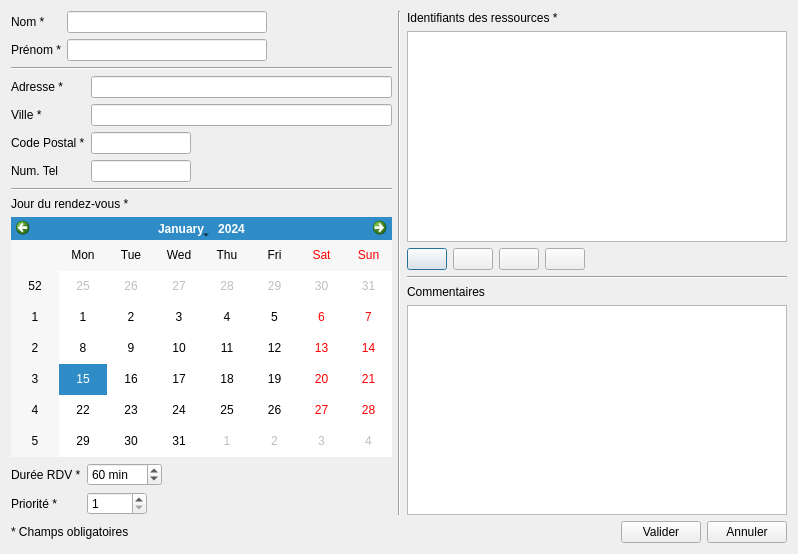
<?xml version="1.0" encoding="UTF-8"?>
<ui version="4.0">
 <class>AddClientDialog</class>
 <widget class="QDialog" name="AddClientDialog">
  <property name="geometry">
   <rect>
    <x>0</x>
    <y>0</y>
    <width>798</width>
    <height>554</height>
   </rect>
  </property>
  <property name="windowTitle">
   <string>Ajouter client</string>
  </property>
  <layout class="QGridLayout" name="gridLayout">
   <item row="0" column="0">
    <layout class="QVBoxLayout" name="verticalLayout_5">
     <item>
      <layout class="QFormLayout" name="nameLayout">
       <item row="0" column="0">
        <widget class="QLabel" name="nameLabel">
         <property name="text">
          <string>Nom *</string>
         </property>
        </widget>
       </item>
       <item row="0" column="1">
        <widget class="QLineEdit" name="nameLineEdit">
         <property name="maximumSize">
          <size>
           <width>200</width>
           <height>16777215</height>
          </size>
         </property>
         <property name="toolTip">
          <string>Doit commencer par une majuscule</string>
         </property>
         <property name="inputMethodHints">
          <set>Qt::ImhLatinOnly</set>
         </property>
         <property name="echoMode">
          <enum>QLineEdit::Normal</enum>
         </property>
        </widget>
       </item>
       <item row="1" column="0">
        <widget class="QLabel" name="firstNameLabel">
         <property name="text">
          <string>Prénom *</string>
         </property>
        </widget>
       </item>
       <item row="1" column="1">
        <widget class="QLineEdit" name="firstNameLineEdit">
         <property name="maximumSize">
          <size>
           <width>200</width>
           <height>16777215</height>
          </size>
         </property>
         <property name="toolTip">
          <string>Doit commencer par une majuscule</string>
         </property>
         <property name="inputMethodHints">
          <set>Qt::ImhLatinOnly</set>
         </property>
        </widget>
       </item>
      </layout>
     </item>
     <item>
      <widget class="Line" name="line">
       <property name="orientation">
        <enum>Qt::Horizontal</enum>
       </property>
      </widget>
     </item>
     <item>
      <layout class="QFormLayout" name="addressLayout">
       <item row="0" column="0">
        <widget class="QLabel" name="addressLabel">
         <property name="text">
          <string>Adresse *</string>
         </property>
        </widget>
       </item>
       <item row="0" column="1">
        <widget class="QLineEdit" name="addressLineEdit">
         <property name="maximumSize">
          <size>
           <width>400</width>
           <height>16777215</height>
          </size>
         </property>
         <property name="toolTip">
          <string>Adresse</string>
         </property>
        </widget>
       </item>
       <item row="1" column="0">
        <widget class="QLabel" name="cityLabel">
         <property name="text">
          <string>Ville *</string>
         </property>
        </widget>
       </item>
       <item row="1" column="1">
        <widget class="QLineEdit" name="cityLineEdit">
         <property name="maximumSize">
          <size>
           <width>400</width>
           <height>16777215</height>
          </size>
         </property>
         <property name="toolTip">
          <string>Doit commencer par une majuscule</string>
         </property>
         <property name="inputMethodHints">
          <set>Qt::ImhLatinOnly</set>
         </property>
        </widget>
       </item>
       <item row="2" column="0">
        <widget class="QLabel" name="postalCodeLabel">
         <property name="text">
          <string>Code Postal *</string>
         </property>
        </widget>
       </item>
       <item row="2" column="1">
        <widget class="QLineEdit" name="postalCodeLineEdit">
         <property name="maximumSize">
          <size>
           <width>100</width>
           <height>16777215</height>
          </size>
         </property>
         <property name="toolTip">
          <string>Code postal au format français</string>
         </property>
         <property name="inputMethodHints">
          <set>Qt::ImhDigitsOnly</set>
         </property>
         <property name="maxLength">
          <number>999999</number>
         </property>
        </widget>
       </item>
       <item row="3" column="0">
        <widget class="QLabel" name="phoneNumLabel">
         <property name="text">
          <string>Num. Tel</string>
         </property>
        </widget>
       </item>
       <item row="3" column="1">
        <widget class="QLineEdit" name="phoneNumLineEdit">
         <property name="maximumSize">
          <size>
           <width>100</width>
           <height>16777215</height>
          </size>
         </property>
         <property name="toolTip">
          <string>Numéro de téléphone au format français</string>
         </property>
        </widget>
       </item>
      </layout>
     </item>
     <item>
      <widget class="Line" name="line_3">
       <property name="orientation">
        <enum>Qt::Horizontal</enum>
       </property>
      </widget>
     </item>
     <item>
      <layout class="QVBoxLayout" name="rdvLayout">
       <item>
        <widget class="QLabel" name="rdvDayLabel">
         <property name="text">
          <string>Jour du rendez-vous *</string>
         </property>
        </widget>
       </item>
       <item>
        <widget class="QCalendarWidget" name="appointmentDayCalendar">
         <property name="toolTip">
          <string>Sélectionnez le jour du RDV</string>
         </property>
         <property name="minimumDate">
          <date>
           <year>1752</year>
           <month>9</month>
           <day>15</day>
          </date>
         </property>
        </widget>
       </item>
       <item>
        <layout class="QFormLayout" name="formLayout_3">
         <item row="1" column="0">
          <widget class="QLabel" name="priorityLabel">
           <property name="text">
            <string>Priorité *</string>
           </property>
          </widget>
         </item>
         <item row="1" column="1">
          <widget class="QSpinBox" name="prioritySpinBox">
           <property name="maximumSize">
            <size>
             <width>60</width>
             <height>16777215</height>
            </size>
           </property>
           <property name="toolTip">
            <string>Priorité du RDV</string>
           </property>
           <property name="minimum">
            <number>1</number>
           </property>
           <property name="maximum">
            <number>5</number>
           </property>
           <property name="value">
            <number>1</number>
           </property>
          </widget>
         </item>
         <item row="0" column="0">
          <widget class="QLabel" name="rdvDuration">
           <property name="text">
            <string>Durée RDV *</string>
           </property>
          </widget>
         </item>
         <item row="0" column="1">
          <widget class="QSpinBox" name="rdvDurationSpinBox">
           <property name="minimumSize">
            <size>
             <width>0</width>
             <height>0</height>
            </size>
           </property>
           <property name="maximumSize">
            <size>
             <width>75</width>
             <height>16777215</height>
            </size>
           </property>
           <property name="toolTip">
            <string>Durée du RDV</string>
           </property>
           <property name="suffix">
            <string> min</string>
           </property>
           <property name="maximum">
            <number>1440</number>
           </property>
           <property name="value">
            <number>60</number>
           </property>
          </widget>
         </item>
        </layout>
       </item>
      </layout>
     </item>
    </layout>
   </item>
   <item row="0" column="2">
    <layout class="QVBoxLayout" name="verticalLayout_6">
     <item>
      <widget class="QLabel" name="listLabel">
       <property name="text">
        <string>Identifiants des ressources *</string>
       </property>
      </widget>
     </item>
     <item>
      <widget class="QListView" name="resourcesListView"/>
     </item>
     <item>
      <layout class="QHBoxLayout" name="horizontalLayout_2">
       <item>
        <widget class="QPushButton" name="addResourcesButton">
         <property name="toolTip">
          <string>Ajouter des ressources dans la liste</string>
         </property>
         <property name="text">
          <string/>
         </property>
         <property name="icon">
          <iconset resource="ressources.qrc">
           <normaloff>:/add</normaloff>:/add</iconset>
         </property>
        </widget>
       </item>
       <item>
        <widget class="QPushButton" name="moveUpRessourcesButton">
         <property name="toolTip">
          <string>Remonter la ressource dans la liste</string>
         </property>
         <property name="text">
          <string/>
         </property>
         <property name="icon">
          <iconset resource="ressources.qrc">
           <normaloff>:/moveDown</normaloff>:/moveDown</iconset>
         </property>
        </widget>
       </item>
       <item>
        <widget class="QPushButton" name="moveDownRessourcesButton">
         <property name="toolTip">
          <string>Redescendre la ressource dans la liste</string>
         </property>
         <property name="text">
          <string/>
         </property>
         <property name="icon">
          <iconset resource="ressources.qrc">
           <normaloff>:/moveUp</normaloff>:/moveUp</iconset>
         </property>
        </widget>
       </item>
       <item>
        <widget class="QPushButton" name="deleteRessourcesButton">
         <property name="toolTip">
          <string>Supprimer la ressource de la liste</string>
         </property>
         <property name="text">
          <string/>
         </property>
         <property name="icon">
          <iconset resource="ressources.qrc">
           <normaloff>:/delete</normaloff>:/delete</iconset>
         </property>
        </widget>
       </item>
       <item>
        <spacer name="horizontalSpacer_2">
         <property name="orientation">
          <enum>Qt::Horizontal</enum>
         </property>
         <property name="sizeHint" stdset="0">
          <size>
           <width>40</width>
           <height>20</height>
          </size>
         </property>
        </spacer>
       </item>
      </layout>
     </item>
     <item>
      <widget class="Line" name="line_2">
       <property name="orientation">
        <enum>Qt::Horizontal</enum>
       </property>
      </widget>
     </item>
     <item>
      <widget class="QLabel" name="commentsLabel">
       <property name="text">
        <string>Commentaires</string>
       </property>
      </widget>
     </item>
     <item>
      <widget class="QTextEdit" name="commentTextEdit"/>
     </item>
    </layout>
   </item>
   <item row="0" column="1">
    <widget class="Line" name="line_4">
     <property name="orientation">
      <enum>Qt::Vertical</enum>
     </property>
    </widget>
   </item>
   <item row="1" column="2">
    <layout class="QHBoxLayout" name="horizontalLayout">
     <item>
      <spacer name="horizontalSpacer">
       <property name="orientation">
        <enum>Qt::Horizontal</enum>
       </property>
       <property name="sizeHint" stdset="0">
        <size>
         <width>40</width>
         <height>20</height>
        </size>
       </property>
      </spacer>
     </item>
     <item>
      <widget class="QPushButton" name="okButton">
       <property name="toolTip">
        <string>Valider l'ajout du client</string>
       </property>
       <property name="text">
        <string>Valider</string>
       </property>
      </widget>
     </item>
     <item>
      <widget class="QPushButton" name="cancelButton">
       <property name="toolTip">
        <string>Annuler l'ajout du client</string>
       </property>
       <property name="text">
        <string>Annuler</string>
       </property>
      </widget>
     </item>
    </layout>
   </item>
   <item row="1" column="0">
    <widget class="QLabel" name="compulsoryInputsLabel">
     <property name="text">
      <string>* Champs obligatoires</string>
     </property>
    </widget>
   </item>
  </layout>
 </widget>
 <tabstops>
  <tabstop>nameLineEdit</tabstop>
  <tabstop>firstNameLineEdit</tabstop>
  <tabstop>addressLineEdit</tabstop>
  <tabstop>cityLineEdit</tabstop>
  <tabstop>postalCodeLineEdit</tabstop>
  <tabstop>phoneNumLineEdit</tabstop>
  <tabstop>appointmentDayCalendar</tabstop>
  <tabstop>rdvDurationSpinBox</tabstop>
  <tabstop>prioritySpinBox</tabstop>
  <tabstop>resourcesListView</tabstop>
  <tabstop>addResourcesButton</tabstop>
  <tabstop>moveUpRessourcesButton</tabstop>
  <tabstop>moveDownRessourcesButton</tabstop>
  <tabstop>deleteRessourcesButton</tabstop>
  <tabstop>commentTextEdit</tabstop>
  <tabstop>okButton</tabstop>
  <tabstop>cancelButton</tabstop>
 </tabstops>
 <resources>
  <include location="ressources.qrc"/>
 </resources>
 <connections>
  <connection>
   <sender>okButton</sender>
   <signal>clicked()</signal>
   <receiver>AddClientDialog</receiver>
   <slot>checkBeforeSubmit()</slot>
   <hints>
    <hint type="sourcelabel">
     <x>785</x>
     <y>541</y>
    </hint>
    <hint type="destinationlabel">
     <x>374</x>
     <y>454</y>
    </hint>
   </hints>
  </connection>
  <connection>
   <sender>cancelButton</sender>
   <signal>clicked()</signal>
   <receiver>AddClientDialog</receiver>
   <slot>reject()</slot>
   <hints>
    <hint type="sourcelabel">
     <x>698</x>
     <y>541</y>
    </hint>
    <hint type="destinationlabel">
     <x>199</x>
     <y>149</y>
    </hint>
   </hints>
  </connection>
  <connection>
   <sender>addResourcesButton</sender>
   <signal>clicked()</signal>
   <receiver>AddClientDialog</receiver>
   <slot>addResources()</slot>
   <hints>
    <hint type="sourcelabel">
     <x>426</x>
     <y>255</y>
    </hint>
    <hint type="destinationlabel">
     <x>398</x>
     <y>276</y>
    </hint>
   </hints>
  </connection>
 </connections>
 <slots>
  <slot>checkBeforeSubmit()</slot>
  <slot>addResources()</slot>
 </slots>
</ui>
